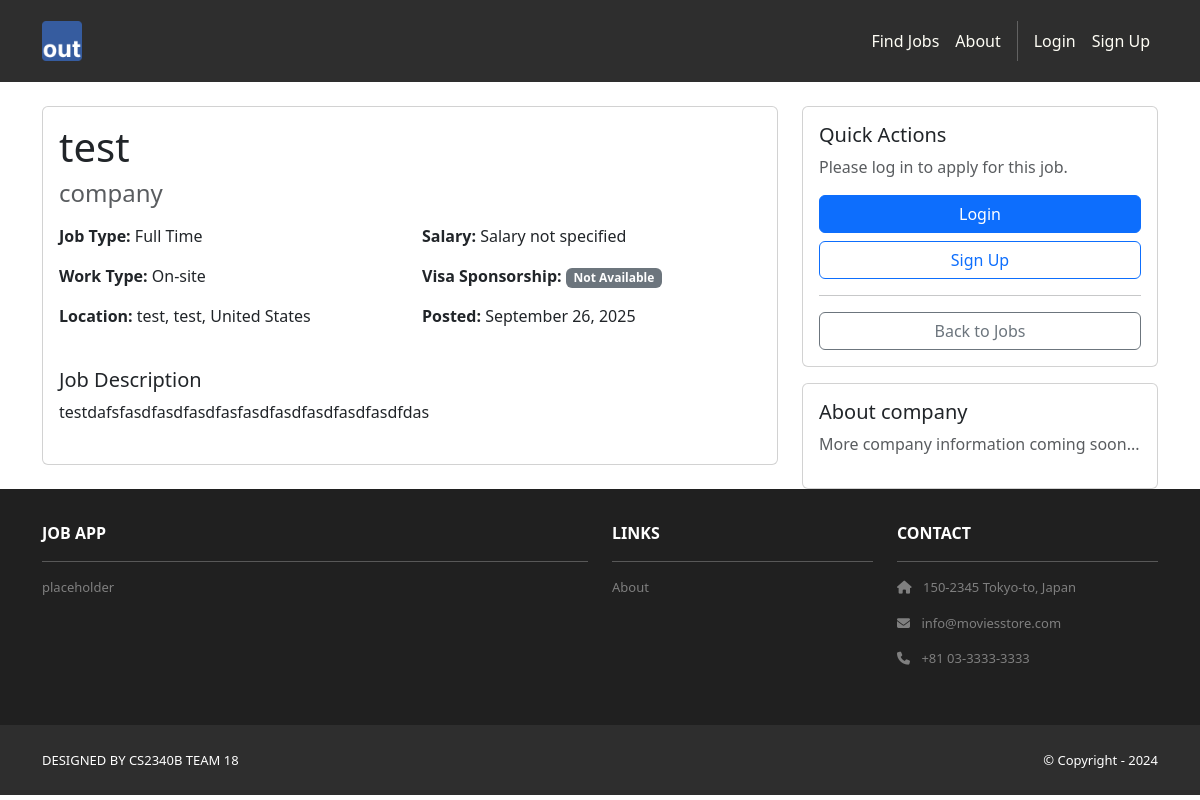
The page /jobs/4/ on the database as committed earlier.
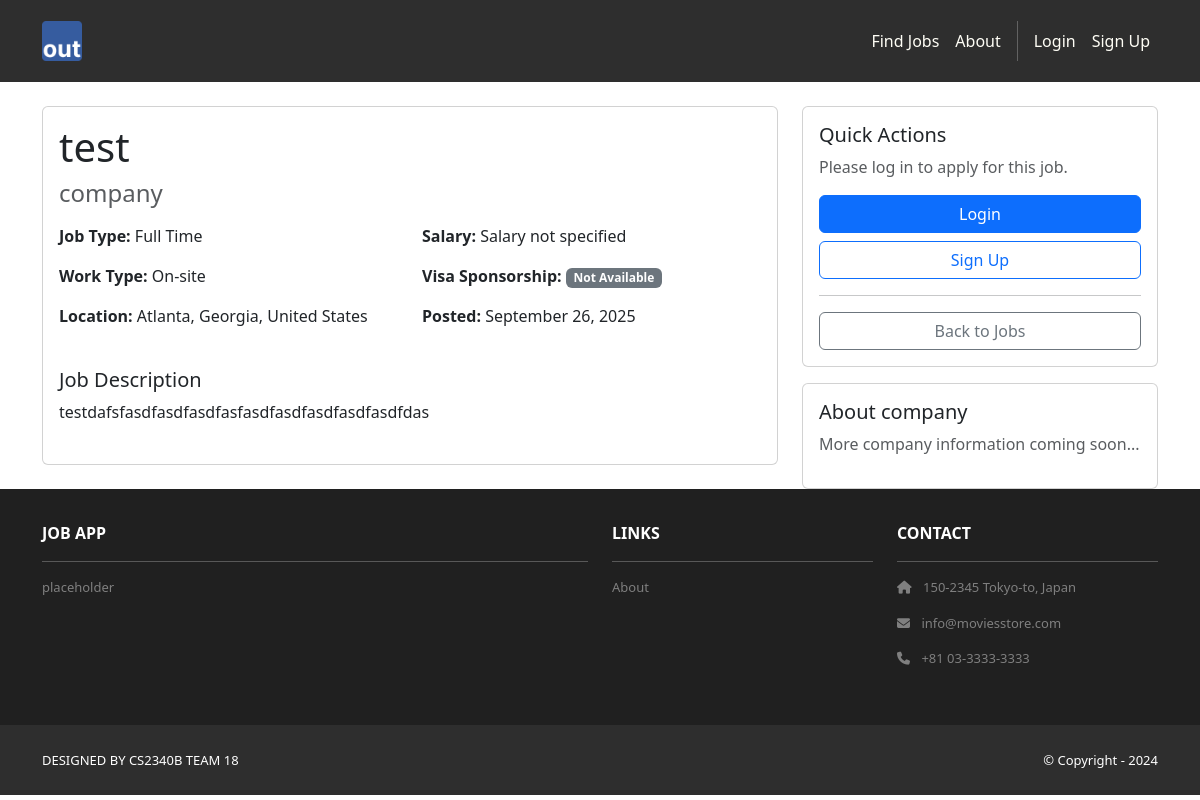
The same page on the database as committed later.
### jobs/models.py (models this page shows, shortened)
class Job(models.Model):
    JOB_TYPE_CHOICES = [
        ('full_time', 'Full Time'),
        ('part_time', 'Part Time'),
        ('contract', 'Contract'),
        ('internship', 'Internship'),
        ('temporary', 'Temporary'),
    ]
    REMOTE_CHOICES = [
        ('remote', 'Remote'),
        ('hybrid', 'Hybrid'),
        ('onsite', 'On-site'),
    ]
    EXPERIENCE_CHOICES = [
        ('entry', 'Entry Level (0-2 years)'),
        ('mid', 'Mid Level (3-5 years)'),
        ('senior', 'Senior Level (6+ years)'),
        ('executive', 'Executive Level'),
    ]
    title = models.CharField(max_length=200)
    company = models.CharField(max_length=200)
    description = models.TextField()
    requirements = models.TextField(help_text="Job requirements and qualifications")
    posted_by = models.ForeignKey(User, on_delete=models.CASCADE, related_name='posted_jobs')
    job_type = models.CharField(max_length=20, choices=JOB_TYPE_CHOICES, default='full_time')
    remote_type = models.CharField(max_length=20, choices=REMOTE_CHOICES, default='onsite')
    experience_level = models.CharField(max_length=20, choices=EXPERIENCE_CHOICES, default='mid')
    salary_min = models.DecimalField(max_digits=10, decimal_places=2, null=True, blank=True)
    salary_max = models.DecimalField(max_digits=10, decimal_places=2, null=True, blank=True)
    salary_currency = models.CharField(max_length=3, default='USD')
    salary_period = models.CharField(max_length=20, choices=[
        ('hourly', 'Per Hour'),
        ('monthly', 'Per Month'),
        ('yearly', 'Per Year'),
    ], default='yearly')
    city = models.CharField(max_length=100)
    state = models.CharField(max_length=100)
    country = models.CharField(max_length=100, default='United States')
    postal_code = models.CharField(max_length=20, blank=True)
    latitude = models.DecimalField(max_digits=9, decimal_places=6, null=True, blank=True, help_text="Latitude for map display")
    longitude = models.DecimalField(max_digits=9, decimal_places=6, null=True, blank=True, help_text="Longitude for map display")
    full_address = models.TextField(blank=True, help_text="Full address for geocoding and display")
    required_skills = models.TextField(blank=True, help_text="Required skills, separated by commas")
    preferred_skills = models.TextField(blank=True, help_text="Preferred skills, separated by commas")
    visa_sponsorship = models.BooleanField(default=False, help_text="Visa sponsorship available")
    benefits = models.TextField(blank=True, help_text="Benefits and perks")
    is_active = models.BooleanField(default=True)
    application_deadline = models.DateField(null=True, blank=True)
    created_at = models.DateTimeField(auto_now_add=True)
    updated_at = models.DateTimeField(auto_now=True)
    class Meta:
        ordering = ['-created_at']
        verbose_name = 'Job Posting'
        verbose_name_plural = 'Job Postings'
    def get_location_display(self):
        return f"{self.city}, {self.state}, {self.country}"
    def get_salary_display(self):
        if self.salary_min and self.salary_max:
            return f"${self.salary_min:,.0f} - ${self.salary_max:,.0f} {self.get_salary_period_display()}"
        elif self.salary_min:
            return f"${self.salary_min:,.0f}+ {self.get_salary_period_display()}"
        return "Salary not specified"
    def get_required_skills_list(self):
        if self.required_skills:
            return [skill.strip() for skill in self.required_skills.split(',') if skill.strip()]
        return []

### jobs/views.py (the view, shortened to what this page needs)
# urls.py: path('<int:pk>/', views.job_detail, name='detail'),
def job_detail(request, pk):
    job = get_object_or_404(Job, pk=pk, is_active=True)
    has_applied = False
    context = {
        'template_data': {
            'title': job.title,
            'user_type': getattr(request.user.userprofile, 'user_type', None) if request.user.is_authenticated else None
        },
        'job': job,
        'has_applied': has_applied
    }
    return render(request, 'jobs/job_detail.html', context)

### jobs/templates/jobs/job_detail.html (shortened to what this page needs)
{% extends 'base.html' %}
{% block content %}
<div class="container mt-4">
    <div class="row">
        <div class="col-md-8">
            <div class="card">
                <div class="card-body">
                    <h1 class="card-title">{{ job.title }}</h1>
                    <h4 class="text-muted mb-3">{{ job.company }}</h4>
                    <div class="row mb-4">
                        <div class="col-md-6">
                            <p><strong>Job Type:</strong> {{ job.get_job_type_display }}</p>
                            <p><strong>Work Type:</strong> {{ job.get_remote_type_display }}</p>
                            <p><strong>Location:</strong> {{ job.get_location_display }}</p>
                        </div>
                        <div class="col-md-6">
                            <p><strong>Salary:</strong> {{ job.get_salary_display }}</p>
                            <p><strong>Visa Sponsorship:</strong>
                                {% if job.visa_sponsorship %}
                                    <span class="badge bg-success">Available</span>
                                {% else %}
                                    <span class="badge bg-secondary">Not Available</span>
                                {% endif %}
                            </p>
                            <p><strong>Posted:</strong> {{ job.created_at|date:"F d, Y" }}</p>
                        </div>
                    </div>
                    <h5>Job Description</h5>
                    <div class="mb-4">
                        {{ job.description|linebreaks }}
                    </div>
                </div>
            </div>
        </div>
        <div class="col-md-4">
            <div class="card">
                <div class="card-body">
                    <h5 class="card-title">Quick Actions</h5>
                    {% if user.is_authenticated %}
                        {% if template_data.user_type == 'applicant' %}
                            {% if has_applied %}
                                <button class="btn btn-success w-100 mb-2" disabled>Already Applied</button>
                            {% else %}
                                <form method="post" action="{% url 'jobs:apply' job.pk %}">
                                    {% csrf_token %}
                                    <div class="mb-2">
                                        <textarea name="cover_letter" class="form-control" rows="4" placeholder="Add a quick personalized note (optional)..."></textarea>
                                    </div>
                                    <button type="submit" class="btn btn-primary w-100">Apply with One Click</button>
                                </form>
                            {% endif %}
                        {% elif template_data.user_type == 'recruiter' and job.posted_by == user %}
                            <a href="{% url 'jobs:edit' job.pk %}" class="btn btn-warning w-100 mb-2">Edit Job</a>
                        {% endif %}
                    {% else %}
                        <p class="text-muted">Please log in to apply for this job.</p>
                        <a href="{% url 'accounts.login' %}" class="btn btn-primary w-100 mb-2">Login</a>
                        <a href="{% url 'accounts.signup' %}" class="btn btn-outline-primary w-100">Sign Up</a>
                    {% endif %}
                    <hr>
                    <a href="{% url 'jobs:list' %}" class="btn btn-outline-secondary w-100">Back to Jobs</a>
                </div>
            </div>
            <div class="card mt-3">
                <div class="card-body">
                    <h5 class="card-title">About {{ job.company }}</h5>
                    <p class="text-muted">More company information coming soon...</p>
                </div>
            </div>
        </div>
    </div>
</div>
{% endblock %}

Rows that differ between the two databases and show on the page:
changed Job "test": location "test, test, United States" → "Atlanta, Georgia, United States"
